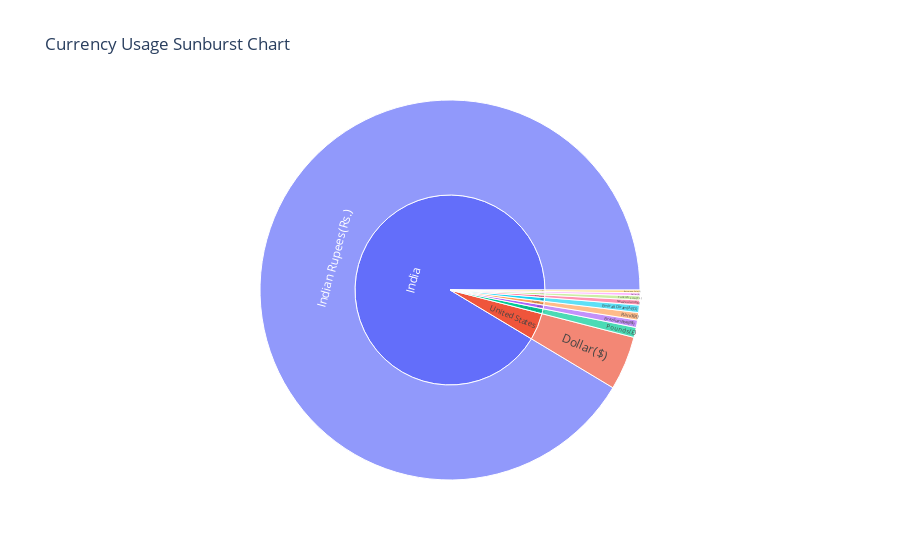

Notebook code cell kept with this figure:
### Code cell
import plotly.express as px

fig = px.sunburst(filtered_data, path=['Country', 'Currency'],values='Count',title="Currency Usage Sunburst Chart")
fig.show()

### Figure 1 — Plotly figure (JSON) as saved in the notebook; plotly's stock layout.template omitted (floating-point values rounded to 4 significant figures)
{"data": [{"branchvalues": "total", "domain": {"x": [0, 1], "y": [0, 1]}, "hovertemplate": "labels=%{label}<br>Count=%{value}<br>parent=%{parent}<br>id=%{id}<extra></extra>", "ids": ["Australia/Dollar($)", "Brazil/Brazilian Real(R$)", "India/Indian Rupees(Rs.)", "New Zealand/NewZealand($)", "Phillipines/Botswana Pula(P)", "South Africa/Rand(R)", "Turkey/Turkish Lira(TL)", "UAE/Emirati Diram(AED)", "United Kingdom/Pounds(£)", "United States/Dollar($)", "Australia", "Brazil", "India", "New Zealand", "Phillipines", "South Africa", "Turkey", "UAE", "United Kingdom", "United States"], "labels": ["Dollar($)", "Brazilian Real(R$)", "Indian Rupees(Rs.)", "NewZealand($)", "Botswana Pula(P)", "Rand(R)", "Turkish Lira(TL)", "Emirati Diram(AED)", "Pounds(£)", "Dollar($)", "Australia", "Brazil", "India", "New Zealand", "Phillipines", "South Africa", "Turkey", "UAE", "United Kingdom", "United States"], "name": "", "parents": ["Australia", "Brazil", "India", "New Zealand", "Phillipines", "South Africa", "Turkey", "UAE", "United Kingdom", "United States", "", "", "", "", "", "", "", "", "", ""], "type": "sunburst", "values": [24.0, 60.0, 8652.0, 40.0, 22.0, 60.0, 34.0, 60.0, 80.0, 434.0, 24.0, 60.0, 8652.0, 40.0, 22.0, 60.0, 34.0, 60.0, 80.0, 434.0]}], "layout": {"legend": {"tracegroupgap": 0}, "title": {"text": "Currency Usage Sunburst Chart"}}}
